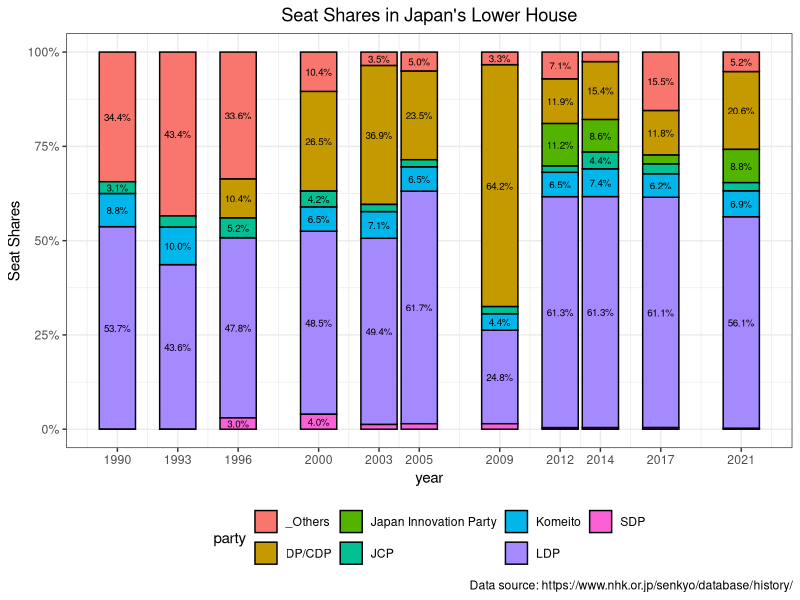

Write R code to recreate this figure.
## ---- chunk 1
knitr::opts_chunk$set(echo = F, include = T, warning = FALSE, error = F, message = F)
## ---- chunk 2
library(data.table)
library(tidyverse)
## ---- chunk 3
jp <- fread("shuugiin.csv")
jp[is.na(jp)] <- 0
jp[, 2:8] <- (jp[, 2:8] / jp$Total)
jp$Total <- NULL
jp <- jp %>%
  mutate("_Others" = 1 - rowSums(.) + year) %>%
  mutate(JCP = Kyousanto) %>%
  select(-Kyousanto)
## ---- chunk 4
jp %>% 
  pivot_longer(-year) %>%
  mutate(party = name) %>%
  ggplot(aes(x=year,y=value,fill=party,group=party))+
  geom_bar(stat='identity',color='black',position='fill')+
  scale_y_continuous(labels = scales::percent)+
  theme_bw()+
  theme(legend.position = 'bottom',
        plot.title = element_text(hjust=0.5))+
  xlab('year')+ylab('Seat Shares')+
  labs(caption = "Data source: https://www.nhk.or.jp/senkyo/database/history/")+
  scale_x_continuous("year", labels = as.character(jp$year), breaks = jp$year) +
  geom_text(aes(label=if_else(value >= 0.03, paste0(sprintf("%1.1f", value * 100),"%"), "")),
            position=position_stack(vjust=0.5), size= 2.5) +
  ggtitle("Seat Shares in Japan's Lower House")
